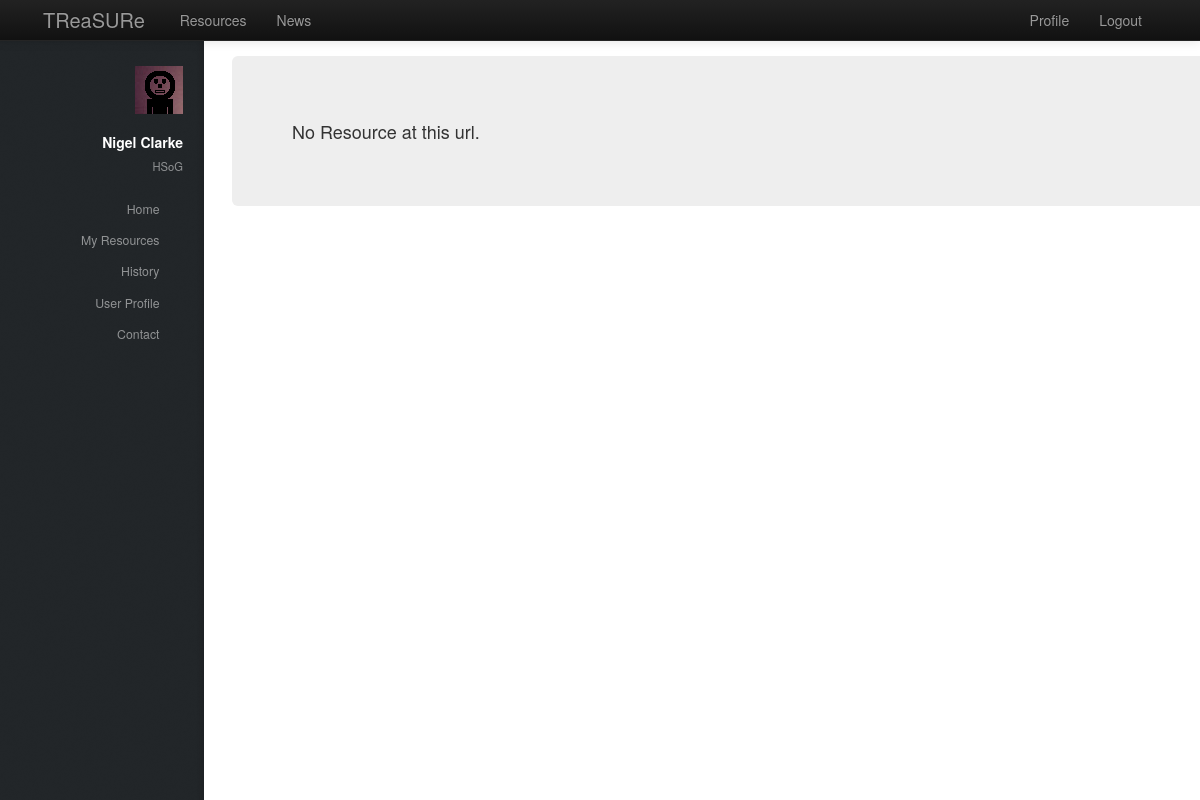
Page /treasure/resource/3/ (signed in) on the earlier database version.
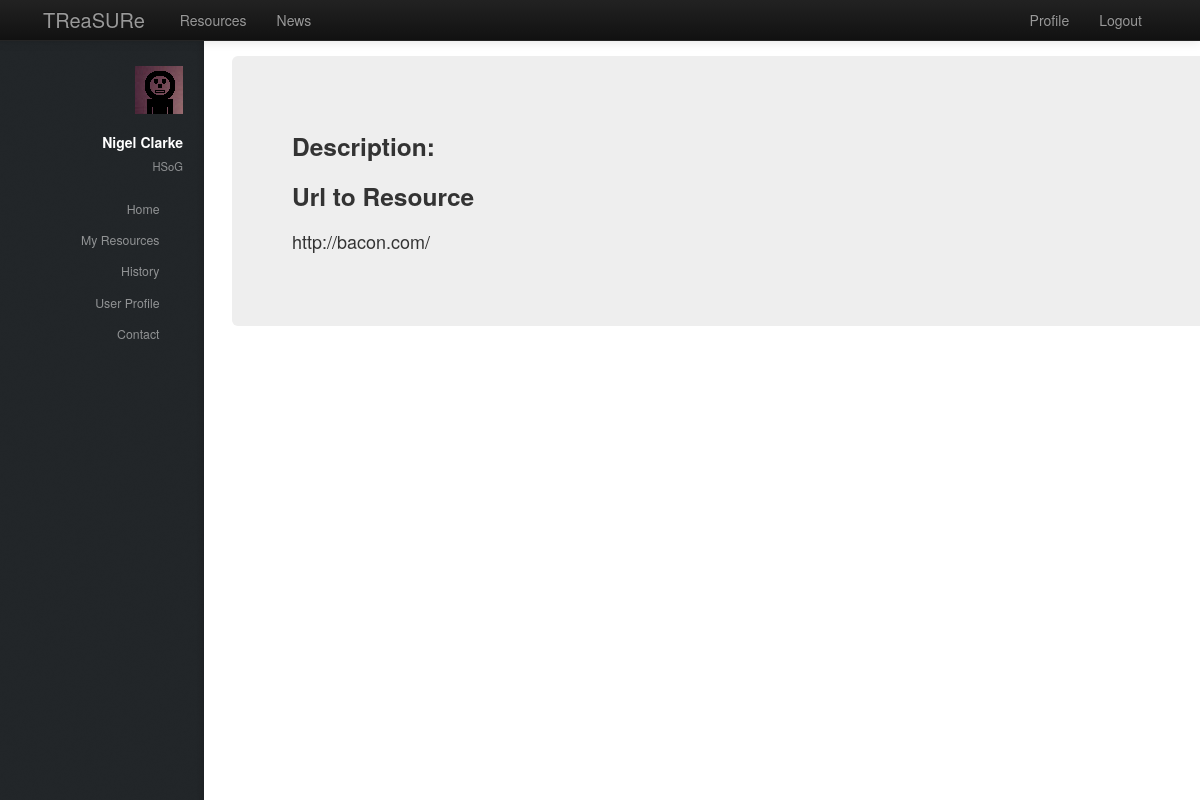
Same page on the later database version.
### treasure/models.py (models this page shows, shortened)
class WebResource(models.Model):
    resource = models.OneToOneField(Resource)
    url = models.URLField()

### treasure/views.py (the view)
# urls.py: url(r'^resource/(?P<resource_id>\w+)/$', views.resource_view, name='resource_view'),
def resource_view(request, resource_id):
    context = RequestContext(request)
    context_dict = {}
    try:
        this_resource = Resource.objects.get(id=resource_id)
        context_dict['resource_name'] = this_resource.name
        context_dict['description'] = this_resource.description
        try:
            web_resource = WebResource.objects.get(resource = this_resource)
            context_dict['web_resource'] = web_resource.url
        except WebResource.DoesNotExist:
            pass
        try:
            files_resource = FilesResource.objects.get(resource = this_resource)
            context_dict['files_resource'] = files_resource.path
        except FilesResource.DoesNotExist:
            pass
        context_dict['resource'] = this_resource
    except Resource.DoesNotExist:
        pass
    return render_to_response('treasure/resource.html', context_dict, context)

### templates/treasure/resource.html (shortened to what this page needs)
{% extends 'treasure/base.html' %}
{% load static %}
{% block body_block %}
<div class="hero-unit">
    <div class="row-fluid">
        {% if resource %}
            <h3>Description:</h3>
            {% if web_resource %}
                <h3>Url to Resource</h3>
                <p>{{ web_resource }}</p>
            {% endif %}
        {% else %}
            No Resource at this url.<br>
        {% endif %}
    </div>
</div>
{% endblock %}

### templates/treasure/base.html (shortened to what this page needs)
<!DOCTYPE html>
{% load static %}
<html>
    <head>
        <link href="{% static 'css/bootstrap-fluid-adj.css' %}" rel="stylesheet">
        <link href="{% static 'sidebar/css/main.css' %}" rel="stylesheet">
        <link href="{% static 'css/bootstrap.min.css' %}" rel="stylesheet" media="screen">
        <link rel="stylesheet" href="http://getbootstrap.com/examples/sticky-footer-navbar/sticky-footer-navbar.css">
        <link href="{% static 'css/bootstrap-responsive.css' %}" rel="stylesheet">
        <link href="{% static 'css/treasure.css' %}" rel="stylesheet">
    </head>
    <body>
        <div class="navbar navbar-inverse navbar-fixed-top">
           <div class="navbar-inner">
               <div class="container">
                   <a class="brand" href="/treasure/">TReaSURe</a>
                   <div class="nav-collapse collapse">
                       <ul class="nav pull-right">
                            {% if user.is_authenticated %}
                                <li><a href="/treasure/profile">Profile</a></li>
                            	<li><a href="/treasure/logout">Logout</a></li>
                            {% else %}
                            	<li><a href="/treasure/login">Login</a></li>
                            	<li><a href="/treasure/register">Register</a></li>
                            {% endif %}
                       </ul>
                       {% if user.is_authenticated %}
                       <ul class="nav">
                           <li><a href="/treasure/resources">Resources</a></li>
                           <li><a href="/treasure/about">News</a></li>
                       </ul>
                       {% endif %}
                   </div>
               </div>
           </div>
        </div>
        <div>
				<div id="header">
					<div class="top">
                       {% if user.is_authenticated %}
							<div id="logo">
								<span class="image avatar48"><img src="{% static 'images/avatar.jpg' %}" alt="" /></span>
								<h1 id="title">Nigel Clarke</h1>
								<p>HSoG</p>
							</div>
	                   {% endif %}
                        <nav id="nav">
							<ul>
								{% if user.is_authenticated %}
									<li><a href="/treasure/" id="home-link" class="skel-layers-ignoreHref"><span>Home</span></a></li>
									<li><a href="/treasure/resources" class="skel-layers-ignoreHref"><span>My Resources</span></a></li>
									<li><a href="/treasure/about" class="skel-layers-ignoreHref"><span>History</span></a></li>
									<li><a href="/treasure/profile" class="skel-layers-ignoreHref"><span>User Profile</span></a></li>
									<li><a href="#contact" class="skel-layers-ignoreHref"><span>Contact</span></a></li>
								{% else %}
									<li><a href="/treasure/login"><span>Login</span></a></li>
									<li><a href="/treasure/register" class="skel-layers-ignoreHref"><span>Register</span></a></li>
								{% endif %}
							</ul>
						</nav>
					</div>
				</div>
			<div id="main">
				<section id="MainPage">
                    <div class="container">
                        {% block body_block%}{% endblock%}
                    </div>
                </section>
            </div>
        </div>
    </body>
</html>

### static/css/treasure.css (style rules this page uses)
a { text-decoration:underline; }
.brand { text-decoration:none; }

Differences in the rows shown:
added WebResource: url "http://bacon.com/"
Other differences:
text no longer shown: "No Resource at this url."
text now shown: "Description: Url to Resource"
